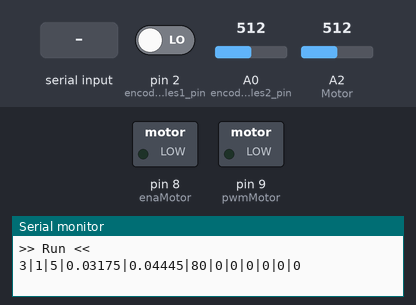
Recording of a sketch running on a simulated Arduino Uno, built with avr-gcc and run on an emulated ATmega328P. On the bench: switched loads named in the sketch (green lamp = pin HIGH), the last lines printed to the serial monitor. Inputs (shaded band) come from the test bench; at power-on: pin 2 (encoderHoles1_pin) LOW, A0 (encoderHoles2_pin) = 512, A2 (Motor) = 512.

Above: at 1.2 s.
1.3 s: "3\n" received over Serial
At 3.1 s:
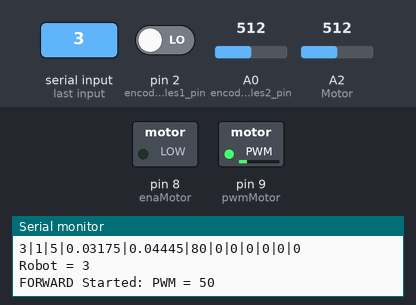
4.3 s: "90|45|200\n" received over Serial
6.8 s: "3\n" received over Serial
At 8.4 s:
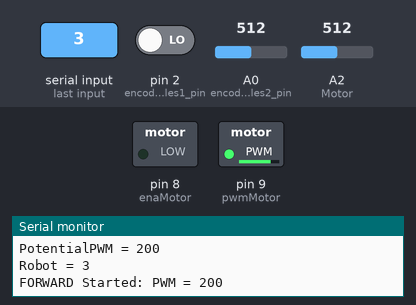
Timing chart, 0 to 55.4 s (numbered marks = the images above; inputs shaded):
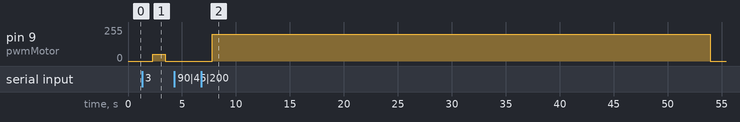

The sketch:

Robo3Sketch.ino
```cpp
/*
 Name:		Robo3Sketch.ino
 Created:	3/27/2019 11:07:22 PM
 Author:	Wissam Ismail
*/

#include "Timer.h"

// connect motor controller pins to Arduino digital pins
#define pwmMotor 9 // PWM regulate speed
#define enaMotor 8 // On Off
#define enableMotor1 13 //  Driver Enable
int PotentialPWM = 50; //Pulse width modulation motor
Timer myTimer;
int timeStart;
const String Splitter = "|";

//
#define INPUT_SIZE 50
int Robot;
int Experience;
float T_Temp;

float R1_Rayon ;
float R2_Rayon ;

float m1_Masse ;
float m2_Masse;
float m3_Masse;
float Resistancs;

float F_Force;
float O1_PositionAng;
float W1_VitessAng;
float M1_Moment;
float O2_PositionAng;
float W2_VitessAng;
float M2_Moment;

#define Loops 1000
double VoltageBattery = 0;
double U1 = 0;// VoltageMotorIN
double U2 = 0;// VoltageMotorOUT
double Ur = 0;// VoltageMotorOUT
double I1 = 0;// CurrentMotorIN
double P1 = 0;
double P2 = 0;

// Encoder Disc
#define encoderHoles1_pin  2 // pulse output from the module
#define encoderHoles2_pin  A0 // pulse output from the module

int encoderLast1 = LOW;
int encoderCurrent1 = LOW;
int encoderLast2 = LOW;
int encoderCurrent2 = LOW;
int nbHoles1; // number of Holes
int nbHoles2; // number of Holes
bool useencoder;

#define analogInCurrent  A0

void setup()
{
	Serial.begin(9600);
	Serial.println(">> Run <<");

	// set all the motor control pins to outputs
	pinMode(pwmMotor, OUTPUT);
	pinMode(enaMotor, OUTPUT);
	//pinMode(enableMotor1, OUTPUT);
	//digitalWrite(enableMotor1, HIGH);

	// Initialize Wheel Encoder Disc
	pinMode(encoderHoles1_pin, INPUT);    //so that is where the IR detector is connected
	pinMode(encoderHoles2_pin, INPUT);    //so that is where the IR detector is connected

	//Serial.println("voltage = " + (String)voltage);
	Serial.println("3|1|5|0.03175|0.04445|80|0|0|0|0|0|0");
}

void loop()
{
	if (useencoder == true)
	{
		encoderCurrent2 = analogRead(encoderHoles2_pin);
		encoderCurrent1 = digitalRead(encoderHoles1_pin);

		if ((encoderLast2 < 200) && (encoderCurrent2 > 200)) {
			nbHoles2++;
		}
		if ((encoderLast1 == LOW) && (encoderCurrent1 == HIGH)) {
			nbHoles1++;
		}

		encoderLast2 = encoderCurrent2;
		encoderLast1 = encoderCurrent1;
	}
	myTimer.update();
	//check whether arduino is receiving signal or not
	if (Serial.available() > 0) {

		char input[INPUT_SIZE + 1];
		byte size = Serial.readBytes(input, INPUT_SIZE); //reads the signal;
		splitCommand(input);
		StartRobot();
	}

}

void splitCommand(char* oneLine) {

	// Returns first token
	char* chpt = strtok(oneLine, "|");
	if (chpt != NULL) {
		Robot = atof(chpt);
		Serial.println("Robot = " + (String)Robot);
	}
	else { return; }

	chpt = strtok(NULL, "|");
	if (chpt != NULL) {
		T_Temp = atof(chpt);
		Serial.println("T_Temp = " + (String)T_Temp);
	}
	else { return; }


	chpt = strtok(NULL, "|");
	if (chpt != NULL) {
		PotentialPWM = atof(chpt);
		Serial.println("PotentialPWM = " + (String)PotentialPWM);
	}
	else { return; }

	chpt = strtok(NULL, "|");
	if (chpt != NULL) {
		R1_Rayon = atof(chpt);
		Serial.println("R1_Rayon = " + (String)R1_Rayon);
	}
	else { return; }

	chpt = strtok(NULL, "|");
	if (chpt != NULL) {
		m1_Masse = atof(chpt);
		Serial.println("m1_Masse = " + (String)m1_Masse);
	}
	else { return; }

	chpt = strtok(NULL, "|");
	if (chpt != NULL) {
		R2_Rayon = atof(chpt);
		Serial.println("R2_Rayon = " + (String)R2_Rayon);
	}
	else { return; }

	chpt = strtok(NULL, "|");
	if (chpt != NULL) {
		m2_Masse = atof(chpt);
		Serial.println("m2_Masse = " + (String)m2_Masse);
	}
	else { return; }

	chpt = strtok(NULL, "|");
	if (chpt != NULL) {
		Resistancs = atof(chpt);
		Serial.println("Resistancs = " + (String)Resistancs);
	}
	else { return; }

}

void StartRobot()                              // go function
{
	switch (Robot)
	{
	case 0:
		break;
	case 3:
		Robo3Exp1_2();
		break;
	}
}

void Robo3Exp1_2()                              // go function
{
	//Prepaire Hole Sensor
	nbHoles1 = 0;
	encoderLast1 = LOW;
	nbHoles2 = 0;
	encoderLast2 = LOW;
	useencoder = true;

	//Set the Time of Experience
	myTimer.after(T_Temp * 1000, takeReadingRobo1Exp1_2, (void*)0);
	//Start Motion at specific PWM
	ForwardMotion(PotentialPWM);
	//delay(10);

}

void takeReadingRobo1Exp1_2(void *context)
{
	calculateAll();

	StopMotion();
	useencoder = false;
	//Experience; T_Temp; R1_Rayon; R2_Rayon; F_Force; O1_PositionAng; W1_VitessAng; M1_Moment; O2_PositionAng; W2_VitessAng; M2_Moment;
	Serial.println("---Results of experiment are:---");

	// Calculate Position Angulaire O1 & Vitesse angulaire W1
	Serial.println("nbHoles1 = " + (String)nbHoles1);
	O1_PositionAng = (2 * PI * nbHoles1) / 32;
	Serial.println("O1_PositionAng = " + (String)(O1_PositionAng,4));

	W1_VitessAng = O1_PositionAng / T_Temp;
	Serial.println("W1_VitessAng = " + (String)(W1_VitessAng, 4));

	//P1 = U1 * I1;
	//Serial.println("P1 = " + (String)P1);

	Serial.println("nbHoles2 = " + (String)nbHoles2);
	O2_PositionAng = (2 * PI * nbHoles2) / 32;
	Serial.println("O2_PositionAng = " + (String)(O2_PositionAng, 4));

	W2_VitessAng = O2_PositionAng / T_Temp;
	Serial.println("W2_VitessAng = " + (String)(W2_VitessAng, 4));

	F_Force = (m1_Masse *  R1_Rayon * W1_VitessAng * W1_VitessAng / 4 * O1_PositionAng)
		+ (U2 * U2 / W2_VitessAng * R2_Rayon * Resistancs);
	Serial.println("F_Force = " + (String)(F_Force, 4));

	M1_Moment = R1_Rayon * F_Force;
	Serial.println("M1_Moment = " + (String)(M1_Moment, 4));

	M2_Moment = R2_Rayon * F_Force;
	Serial.println("M2_Moment = " + (String)(M2_Moment, 4));

	P2 = U2 * U2 / Resistancs;
	Serial.println("P2 = " + (String)(P2, 4));

	// Send Response
	Serial.println(3 + Splitter + String(F_Force, 4)
				 + Splitter + String(O1_PositionAng, 4)  + Splitter + String(W1_VitessAng, 4) + Splitter + String(M1_Moment, 4)
				 + Splitter + String(U1, 4) + Splitter + String(I1, 4) + Splitter + String(P1, 4)
				 + Splitter + String(O2_PositionAng, 4) + Splitter + String(W2_VitessAng, 4)  + Splitter + String(M2_Moment, 4)
				 + Splitter + String(U2, 4) + Splitter + String(P2, 4));
}
void calculateAll() {

	for (int i = 0; i < Loops; i++) {   	// Voltage is Sensed 1000 Times for precision
	//	U1  = U1  + analogRead(A1);//VoltageMotor + map(analogRead(A1), 0, 1023, 0, 25)  ;
		U2 = U2 + analogRead(A2);//VoltageMotor + map(analogRead(A1), 0, 1023, 0, 25)  ;
	//	Ur = Ur + analogRead(A3);
		//VoltageBattery  = VoltageBattery  + analogRead(A5);
		//I1  = I1  + analogRead(A2);
		//I2 = I2 + analogRead(A2);
		delay(1);
	}

//	U1 = U1 * 0.025 / Loops;// Convert the analog reading (which goes from 0 - 1023) to a voltage (0 - 25V)
	//Serial.print("\n Voltage Motor IN(V) = "); //  Current is Sensed 1000 Times for precision (25 / 1023 = 0.0244)
	//Serial.print(U1, 4);

	U2 = U2 * 0.025 / Loops;// Convert the analog reading (which goes from 0 - 1023) to a voltage (0 - 25V)
	Serial.print("\n Voltage Motor OUT(V) = "); //  Current is Sensed 1000 Times for precision (25 / 1023 = 0.0244)
	Serial.print(U2, 4);

	//Ur = Ur * 0.025 / Loops;// Convert the analog reading (which goes from 0 - 1023) to a voltage (0 - 25V)
	//Serial.print("\n Voltage Motor OUT(V) = "); //  Current is Sensed 1000 Times for precision (25 / 1023 = 0.0244)
	//Serial.print(Ur, 4);

	//I1 = U1 / 10;//(.0264 * I1/Loops) ;//    5/1023 = 0.004887585532746823069403714565
	//Serial.print("\n Current Motor IN(I) = ");
	//Serial.println(I1, 4);

	//I2 = (.0264 * I2/Loops);//    5/1023 = 0.004887585532746823069403714565
	//Serial.print("\n Current Motor OUT(I) = ");
	//Serial.println(I2, 4);

}


void calculateCurrentMotorIN() {

	for (int i = 0; i < Loops; i++) {
		I1 = I1 +  analogRead(A4) ;
		delay(1);
	}
	I1 = I1 / Loops;//    5/1023 = 0.004887585532746823069403714565
	Serial.print("\n Current Motor IN(I) = ");
	Serial.print(((.0264 *I1) - 13.51), 4);
	Serial.print("\n Current Motor30 IN(I) = ");
	Serial.print((.044 * I1 - 3.78), 4);
	Serial.print("\n Current Motor5 IN(I) = ");
	Serial.print((I1 * 5/1023), 4);
	Serial.print("\n Current Motor20 IN(I) = ");
	Serial.print((I1 *20/1023), 4);
	Serial.print("\n Current Motor30 IN(I) = ");
	Serial.print((I1 *30/1023), 4);
	I1 = 0;
}


void DCCurrentMeasuring() {

	for (int i = 0; i < Loops; i++) {
		VoltageBattery = VoltageBattery + (analogRead(A3)) / Loops;
		delay(1);
	}
	for (int i = 0; i < Loops; i++) {
		//VoltageMotor = VoltageMotor + (analogRead(A4)) / 1000;
		////	for (int i = 0; i < 1000; i++) {
		//VoltageMotor = VoltageMotor + (.0264 * analogRead(A4) - 13.51) / 1000;
		//5A mode, if 20A or 30A mode, need to modify this formula to
		//(.19 * analogRead(A0) -25) for 20A mode and
		//(.044 * analogRead(A0) -3.78) for 30A mode

		delay(1);
	}
	}

void  ForwardMotion (int intPWM) {
	/*********For Forward motion*********/
	Serial.println("FORWARD Started: PWM = " + (String) intPWM);
	// set speed to 200 out of possible range 0~255
	//digitalWrite(enableMotor1, HIGH);
	digitalWrite(enaMotor, LOW);
	analogWrite(pwmMotor, intPWM);

}

void StopMotion() {
	/*********Stop*********/
	Serial.println("Motion Stopped ");
	digitalWrite(enaMotor, LOW);
	digitalWrite(pwmMotor, LOW);
	//digitalWrite(enableMotor1, HIGH);
}
```

Measured:
- after the input at 1.3 s, pin 9 (pwmMotor): 0/255 → 50/255 after 1.0 s, → 0/255 1.1 s later
- after the input at 6.8 s, pin 9 (pwmMotor): 0/255 → 200/255 after 1.0 s, → 0/255 46.1 s later
